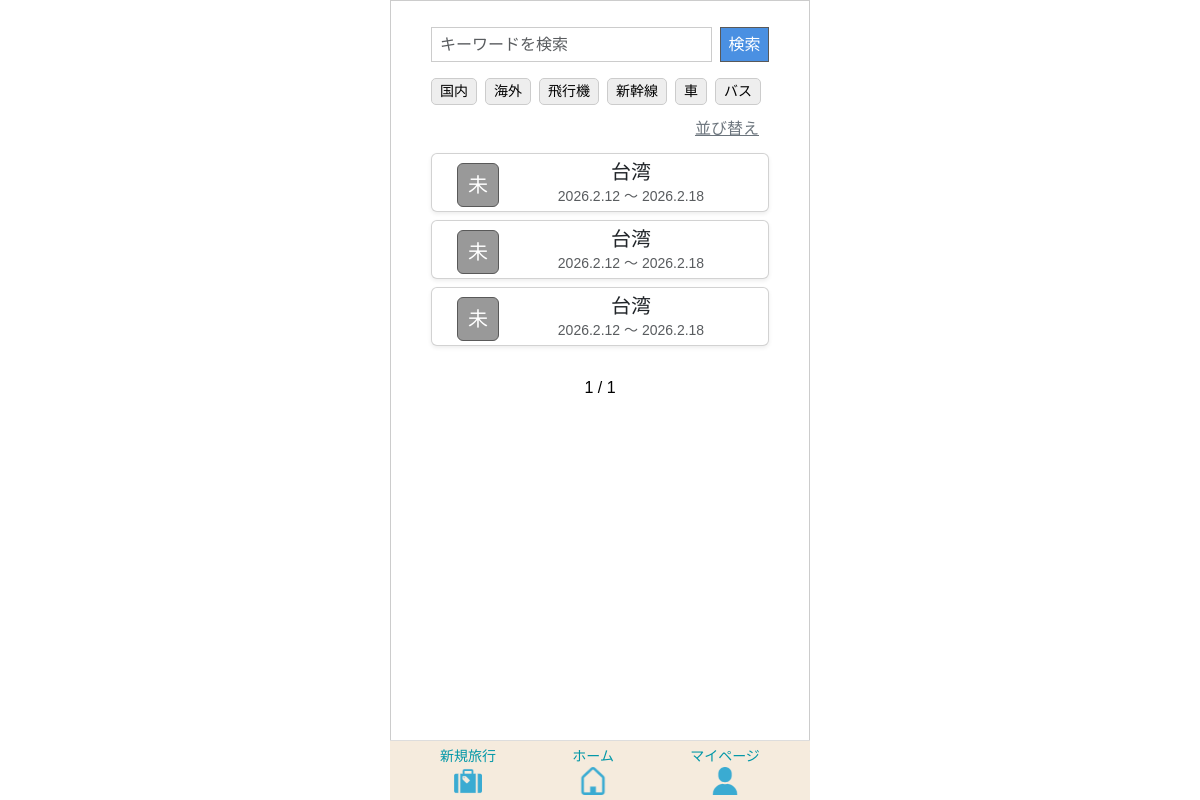
Page /home/ (signed in) on the earlier database version.
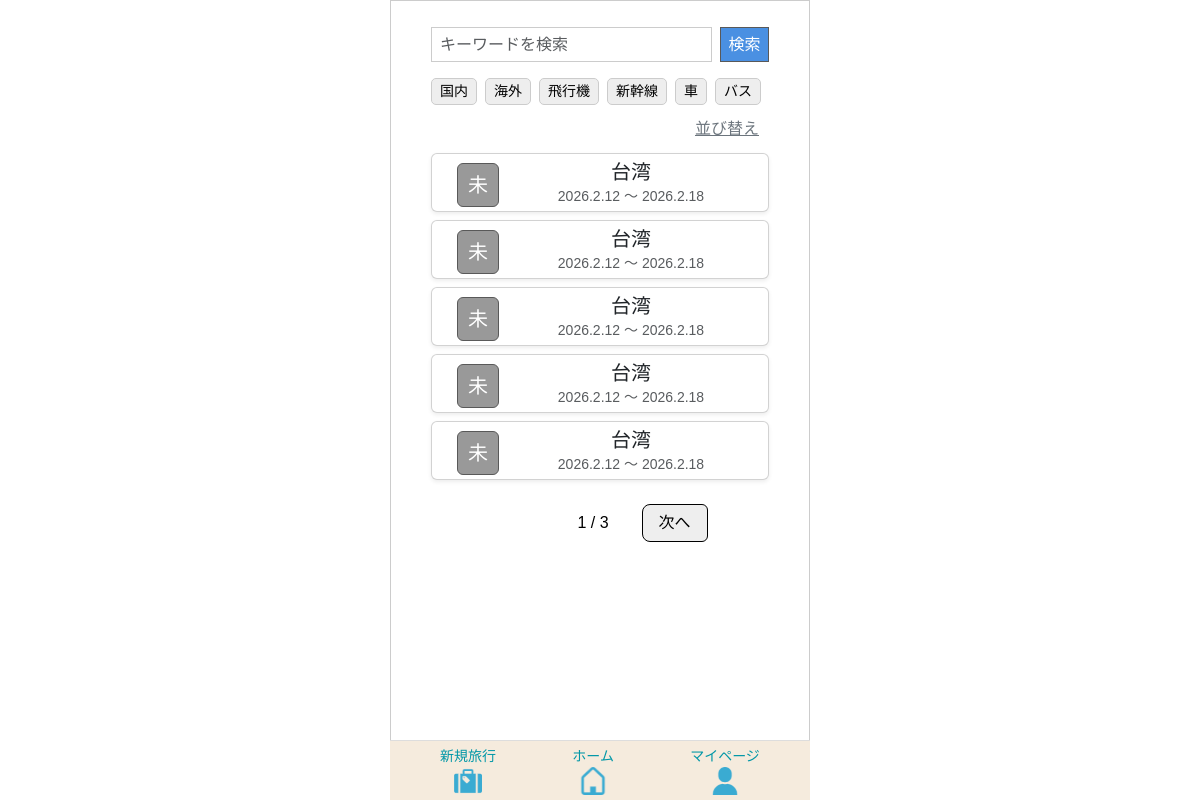
Same page on the later database version.
### app/models/travel.py (models this page shows, shortened)
class Transport(models.Model):
    class TransportType(models.IntegerChoices):
     AIRPLANE   = 0, _("飛行機")
     SHINKANSEN = 1, _("新幹線")
     CAR        = 2, _("車")
     BUS        = 3, _("バス")
     TRAIN      = 4, _("電車")
     OTHER      = 5, _("その他")
    transport_id = models.AutoField(
        primary_key=True,
        verbose_name=_("交通手段ID")
    )
    transport_type = models.IntegerField(
    choices=TransportType.choices,
    verbose_name=_("交通手段")
    )
    created_at = models.DateTimeField(
        auto_now_add=True,
        verbose_name=_("作成日")
    )
    updated_at = models.DateTimeField(
       auto_now=True,
        verbose_name=_("更新日")
    )
    class Meta:
        verbose_name = _("交通手段")
        verbose_name_plural = _("交通手段")

class Travel_info(models.Model):
    class StayType(models.IntegerChoices):
        DAY_TRIP = 0, _("日帰り")
        STAY     = 1, _("宿泊")
    class LocationType(models.IntegerChoices):
        DOMESTIC = 0, _("国内")
        OVERSEAS = 1, _("海外")
    class StatusType(models.IntegerChoices):
        NOT_DONE  = 0, _("未")
        COMPLETE  = 1, _("完")
        PROCESSED = 2, _("済")
    travel_info_id = models.AutoField(
        primary_key=True,
        verbose_name=_("旅行情報ID")
    )
    user = models.ForeignKey(
        settings.AUTH_USER_MODEL,
        on_delete=models.CASCADE,
        verbose_name=_("ユーザーID")
    )
    travel_title = models.CharField(
        max_length=100,
        verbose_name=_("旅行タイトル")
    )
    start_date = models.DateField(
        verbose_name=_("開始日")
    )
    end_date = models.DateField(
        verbose_name=_("終了日")
    )
    stay_type = models.IntegerField(
        choices=StayType.choices,
        verbose_name=_("宿泊タイプ")
    )
    location = models.IntegerField(
        choices=LocationType.choices,
        verbose_name=_("場所"),
    )
    memo = models.CharField(
        max_length=230,
        blank=True,
        verbose_name=_("メモ")
    )
    status = models.IntegerField(
        choices=StatusType.choices,
        default=0,
        verbose_name=_("ステータス")
    )
    transport = models.ManyToManyField(
        "Transport",
        through="Travelmode",
        verbose_name=_("交通手段")
    )
    created_at = models.DateTimeField(
        auto_now_add=True,
        verbose_name=_("作成日")
    )
    updated_at = models.DateTimeField(
       auto_now=True,
        verbose_name=_("更新日")
    )
    class Meta:
        verbose_name = _("旅行情報")
        verbose_name_plural = _("旅行情報")

### app/views/home.py (the view)
# urls.py: path('home/', HomeView.as_view(), name='home'),
class HomeView(LoginRequiredMixin, TemplateView):
    template_name = "home/home.html"
    login_url = "/"
    def get(self, request, *args, **kwargs):
        keyword = request.GET.get("keyword", "")
        travel_type = request.GET.getlist("travel_type")
        transport_filter = [t for t in request.GET.getlist("transport") if t]
        sort = request.GET.get("sort", "")
        travels = Travel_info.objects.filter(user=request.user)
        if keyword:
            travels = travels.filter(travel_title__icontains=keyword)
        if travel_type:
            travels = travels.filter(location__in=travel_type)
        if transport_filter:
            travels = travels.filter(transport__transport_type__in=transport_filter)
        if sort == "title_asc":
            travels = travels.order_by("travel_title")
        elif sort == "title_desc":
            travels = travels.order_by("-travel_title")
        elif sort == "date_asc":
            travels = travels.order_by("start_date")
        elif sort == "date_desc":
            travels = travels.order_by("-start_date")
        today = timezone.now().date()
        for t in travels:
            if t.end_date < today:
                t.status = "済"
                continue
            items = TravelItem.objects.filter(
                travel_category__template__travel_info=t
            )
            total = items.count()
            done = items.filter(item_checked=TravelItem.ItemChecked.YES).count()
            if total > 0 and total == done:
                t.status = "完"
            else:
                t.status = "未"
        paginator = Paginator(travels, 5)
        page = request.GET.get("page")
        travels_page = paginator.get_page(page)
        tags = Transport.objects.all()
        return render(request, self.template_name, {
            "travels": travels_page,
            "keyword": keyword,
            "tags": tags,
            "travel_type": travel_type,
            "transport": transport_filter,
            "sort": sort,
        })

### templates/home/home.html (shortened to what this page needs)
{% extends 'base.html' %}
{% load static %}
{% block extra_css %}
{{ block.super }}
<link rel="stylesheet" href="{% static 'tabipre/css/home.css' %}">
{% endblock %}
{% block content %}
<div class="container mt-3">
    <form method="GET" id="searchForm" class="d-flex mb-3">
        <input type="text" name="keyword" value="{{ keyword }}"
               class="form-control me-2 search-input"
               placeholder="キーワードを検索">
        <button class="search-btn">検索</button>
    </form>
    <div class="d-flex flex-row flex-nowrap overflow-auto mb-2">
        <a href="#"
           class="tag-badge {% if '0' in travel_type %}selected{% endif %}"
           data-type="travel_type" data-value="0">国内</a>
        <a href="#"
           class="tag-badge {% if '1' in travel_type %}selected{% endif %}"
           data-type="travel_type" data-value="1">海外</a>
        {% for tag in tags %}
            <a href="#"
               class="tag-badge {% if tag.transport_type|stringformat:'s' in transport %}selected{% endif %}"
               data-type="transport"
               data-value="{{ tag.transport_type }}">
                {{ tag.get_transport_type_display }}
            </a>
        {% endfor %}
    </div>
    <div class="sort-btn-wrapper mb-2">
        <a href="#" class="sort-btn" data-bs-toggle="modal" data-bs-target="#sortModal">
            並び替え
        </a>
    </div>
    {% for t in travels %}
        <a href="{% url 'app:travel_detail' t.travel_info_id %}" class="text-decoration-none text-dark">
            <div class="card mb-2 shadow-sm">
                <div class="card-body d-flex align-items-center">
                    <div class="align-items-center">
                        {% if t.status == "未" %}
                            <span class="badge-t status-mi">未</span>
                        {% elif t.status == "完" %}
                            <span class="badge-t status-kan">完</span>
                        {% elif t.status == "済" %}
                            <span class="badge-t status-zumi">済</span>
                        {% endif %}
                    </div>
                    <div class="flex-grow-1 d-flex flex-column justify-content-center text-center">
                        <h5 class="card-title">{{ t.travel_title }}</h5>
                        <p class="card-text text-muted">
                            {{ t.start_date|date:"Y.n.j" }} 〜 {{ t.end_date|date:"Y.n.j" }}
                        </p>
                    </div>
                </div>
            </div>
        </a>
    {% empty %}
        <p class="text-center text-muted">旅行がありません</p>
    {% endfor %}
    <div class="d-flex justify-content-center mt-4">
        <nav>
            <ul class="pagination">
                {% if travels.has_previous %}
                    <li class="page-item">
                        <a class="page-link"
                           href="?page={{ travels.previous_page_number }}&keyword={{ keyword }}&sort={{ sort }}">
                           前へ
                        </a>
                    </li>
                {% else %}
                    <li class="page-item disabled">
                    </li>
                {% endif %}
                <li class="page-item active">
                    <span class="page-link">
                        {{ travels.number }} / {{ travels.paginator.num_pages }}
                    </span>
                </li>
                {% if travels.has_next %}
                    <li class="page-item">
                        <a class="page-link"
                           href="?page={{ travels.next_page_number }}&keyword={{ keyword }}&sort={{ sort }}">
                           次へ
                        </a>
                    </li>
                {% else %}
                    <li class="page-item disabled">
                    </li>
                {% endif %}
            </ul>
        </nav>
    </div>
</div>
{% endblock %}

### templates/base.html (shortened to what this page needs)
<!DOCTYPE html>
<html lang="en">
<head>
    {% load static %}
    <link href="https://cdn.jsdelivr.net/npm/bootstrap@5.3.0/dist/css/bootstrap.min.css" rel="stylesheet">
    <link rel="stylesheet" href="https://cdn.jsdelivr.net/npm/bootstrap-icons@1.10.5/font/bootstrap-icons.css">
    {% block extra_css %}
    <link rel="stylesheet" href="{% static 'tabipre/css/base.css' %}">
    {% endblock %}
</head>
<body class="{% block body_class %}{% endblock %}">
    <div class="app-frame">
        <div class="content-wrapper container">
            {% block content %}
            {% endblock %}
        </div>
        {% if request.user.is_authenticated %}
        <nav class="navbar navbar-light bottom-nav">
            <div class="container d-flex justify-content-around text-center">
                <a class="nav-link text-center" href="{% url 'app:travel_step1' %}">
                    新規旅行<br>
                    <img src="{% static 'tabipre/icons/travel.png' %}" width="28">
                </a>
                <a class="nav-link text-center" href="{% url 'app:home' %}">
                    ホーム<br>
                    <img src="{% static 'tabipre/icons/home.png' %}" width="28">
                </a>
                <a class="nav-link text-center" href="{% url 'app:mypage' %}">
                    マイページ<br>
                    <img src="{% static 'tabipre/icons/mypage.png' %}" width="28">
                </a>
            </div>
        </nav>
        {% endif %}
    </div>
</body>
</html>

### static/tabipre/css/base.css (style rules this page uses)
.app-frame { max-width: 420px; margin: 0 auto; min-height: 100vh; background-color: #ffffff; border: 1px solid #ccc; padding: 16px; padding-top: 10px; box-sizing: border-box; }
.bottom-nav { border-top: 1px solid #ddd; padding: 5px 0; background-color: #f5ebddff; position: fixed; bottom: 0; left: 50%; transform: translateX(-50%); width: 420px; z-index: 999; }
.bottom-nav a { color: #0097a7; font-size: 14px; text-decoration: none; }
.content-wrapper { margin-top: 0 !important; padding-top: 0 !important; padding-bottom: 80px; }
.badge-t { display: inline-block; min-width: 32px; border-radius: 6px; font-size: 20px; padding: 6px 10px; margin-right: 20px !important; margin-top: 5px; border: 1px solid #595959; }
.badge-t.status-mi { background-color: #999; color: #fff; }
.card-body { padding: 8px 16px !important; }
input, select, textarea { width: 100%; padding: 8px 10px; padding-left: 15px; border-radius: 6px; border: 1px solid #ccc; font-size: 18px; box-sizing: border-box; }

### static/tabipre/css/home.css (style rules this page uses)
.app-frame { background: #ffffff; font-family: "Arial", "Helvetica", "sans-serif"; color: #5c3a3a; }
form input { border: 1px solid #ccc; padding: 8px; width: 100%; background-color: #ffffff; box-sizing: border-box; transition: border-color 0.25s ease, box-shadow 0.25s ease; color: #000; }
.search-input { height: 35px; width: 85%; padding: 4px 8px; border: 1px solid #ccc; }
.search-btn { font-size: 16px; background-color: #4a90e2; color: #fff; height: 35px; width: 50px; padding: 4px 6px; line-height: 1; border: 1px solid #595959; }
input[type="text"], button { border-radius: 0; }
.card-body { padding: 4px 25px !important; }
.card-title { margin: 2px 0; }
.card-text { margin: 0; font-size: 14px; }
.sort-btn-wrapper { display: flex; justify-content: flex-end; }
.sort-btn { padding: 4px 10px; font-size: 16px; color: #6c757d; }
.tag-badge { display: inline-block; background-color: #eee; color: #000; padding: 2px 8px; border-radius: 5px; font-size: 14px; white-space: nowrap; margin-right: 8px; border: 1px solid #ccc; text-decoration: none; }
.pagination { display: flex; justify-content: center; align-items: center; gap: 24px; }
.page-link { background-color: #eee !important; color: #000; border: 1px solid #000 !important; padding: 6px 16px; border-radius: 8px; font-size: 16px; }
.page-item span.page-link { background: #fff !important; color: #000 !important; border: none !important; padding: 6px 10px; font-size: 16px; }

Differences in the rows shown:
added Travel_info: status "未", travel_title "台湾", start_date "2026.2.12", end_date "2026.2.18"
added Travel_info: status "未", travel_title "台湾", start_date "2026.2.12", end_date "2026.2.18"
Other differences:
{{ travels.paginator.num_pages }}: "1" → "3"
text now shown: "次へ"
